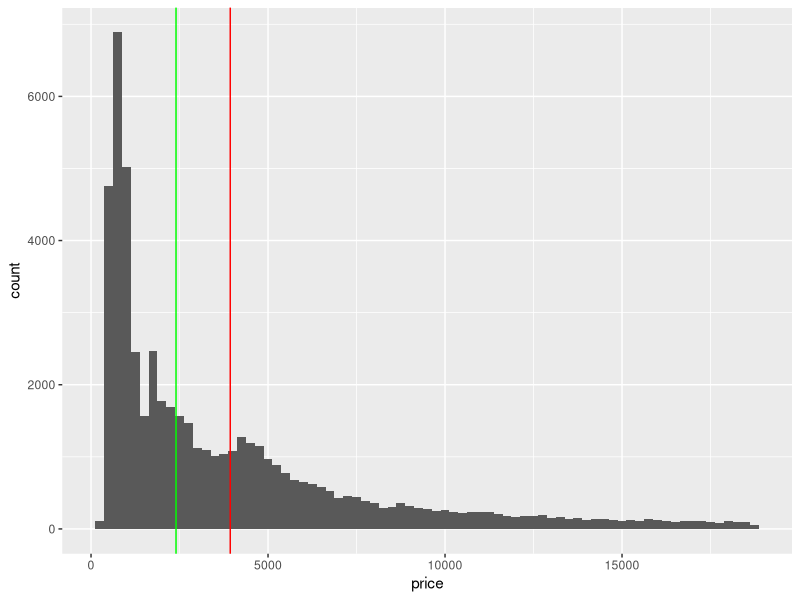
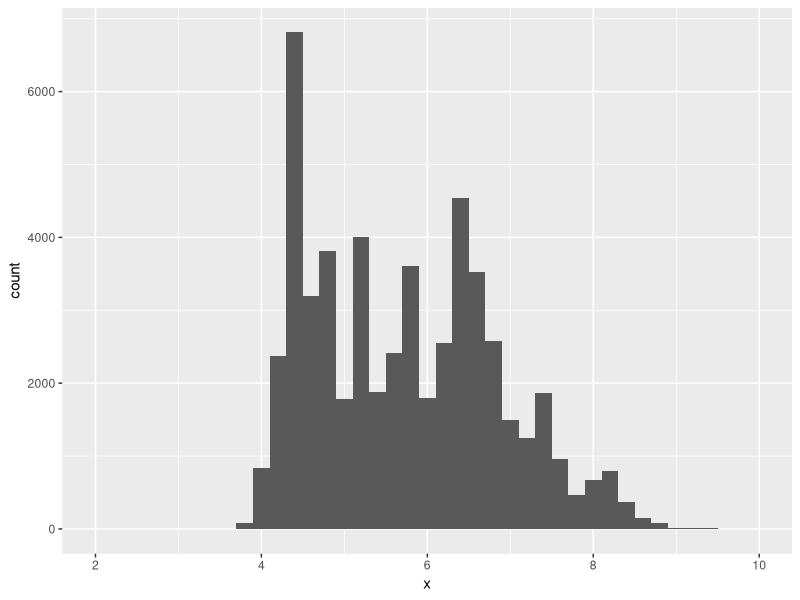

These charts were generated, in order, by the following R code:
## ---- chunk 1
#| eval: true
#| message: false
library(tidyverse)
## ---- chunk 2
#| eval = true
#| echo = false

diamonds %>% 
  count(color, clarity) %>% 
  pivot_wider(names_from = color,
              values_from = n) %>% 
  mutate(marginal_clarity = rowSums(.[2:7])) %>% 
  mutate(marginal_color = colSums(.[2:9]))
  
## ---- chunk 3
#| eval = true
#| echo = false

diamonds %>% 
  count(color, cut) %>% 
  group_by(color) %>% 
  mutate(prop = n/ sum(n)) %>% 
  select(color, cut, prop) %>% 
  pivot_wider(names_from = color,
              values_from = prop) 
  
## ---- chunk 4
#| eval = true
#| echo = false

diamonds %>% 
  count(color, cut) %>% 
  group_by(cut) %>% 
  mutate(prop = n/ sum(n)) %>% 
  select(color, cut, prop) %>% 
  pivot_wider(names_from = color,
              values_from = prop) 
  
## ---- chunk 5
#| echo: false
#| eval: true

library(tidyverse)
ggplot(data = diamonds) +
  geom_histogram(mapping = aes(x = price), binwidth = 250) +
  geom_vline(aes(xintercept = mean(price)), color = "red") +
  geom_vline(aes(xintercept = median(price)), color = "green")

## ---- chunk 6
#| echo: false
#| eval: true

library(tidyverse)
ggplot(data = diamonds) +
  geom_histogram(mapping = aes(x = x), binwidth = .2) +
  xlim(2, 10)
